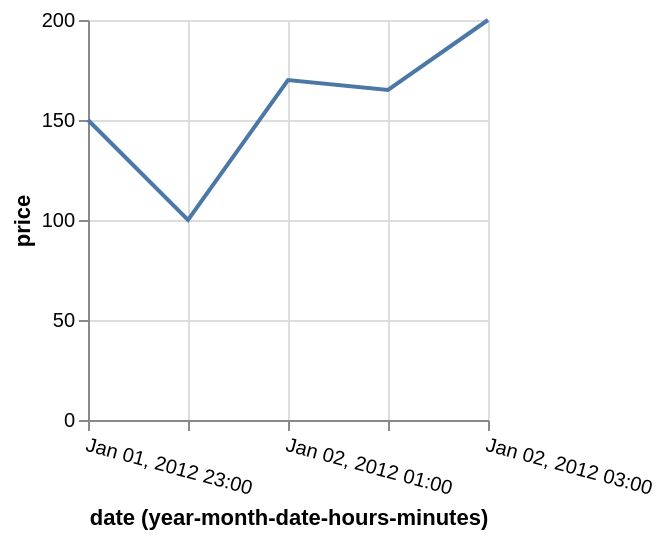

Specify this chart in Vega-Lite:
### Vega specification from a JSON file in a GitHub repository (floating-point values rounded to 4 significant figures)
{"$schema": "https://vega.github.io/schema/vega/v5.json", "description": "Using utc scale with local time input.", "background": "white", "padding": 5, "width": 200, "height": 200, "style": "cell", "data": [{"name": "source_0", "values": [{"date": "Sun, 01 Jan 2012 23:00:00", "price": 150}, {"date": "Sun, 02 Jan 2012 00:00:00", "price": 100}, {"date": "Sun, 02 Jan 2012 01:00:00", "price": 170}, {"date": "Sun, 02 Jan 2012 02:00:00", "price": 165}, {"date": "Sun, 02 Jan 2012 03:00:00", "price": 200}]}, {"name": "data_0", "source": "source_0", "transform": [{"type": "formula", "expr": "toDate(datum[\"date\"])", "as": "date"}, {"field": "date", "type": "timeunit", "units": ["year", "month", "date", "hours", "minutes"], "as": ["yearmonthdatehoursminutes_date", "yearmonthdatehoursminutes_date_end"]}]}], "marks": [{"name": "marks", "type": "line", "style": ["line"], "sort": {"field": "datum[\"yearmonthdatehoursminutes_date\"]"}, "from": {"data": "data_0"}, "encode": {"update": {"stroke": {"value": "#4c78a8"}, "description": {"signal": "\"date (year-month-date-hours-minutes): \" + (utcFormat(datum[\"yearmonthdatehoursminutes_date\"], timeUnitSpecifier([\"year\",\"month\",\"date\",\"hours\",\"minutes\"], {\"year-month\":\"%b %Y \",\"year-month-date\":\"%b %d, %Y \"}))) + \"; price: \" + (format(datum[\"price\"], \"\"))"}, "x": {"scale": "x", "field": "yearmonthdatehoursminutes_date"}, "y": {"scale": "y", "field": "price"}, "defined": {"signal": "isValid(datum[\"yearmonthdatehoursminutes_date\"]) && isFinite(+datum[\"yearmonthdatehoursminutes_date\"]) && isValid(datum[\"price\"]) && isFinite(+datum[\"price\"])"}}}}], "scales": [{"name": "x", "type": "utc", "domain": {"data": "data_0", "field": "yearmonthdatehoursminutes_date"}, "range": [0, {"signal": "width"}]}, {"name": "y", "type": "linear", "domain": {"data": "data_0", "field": "price"}, "range": [{"signal": "height"}, 0], "nice": true, "zero": true}], "axes": [{"scale": "x", "orient": "bottom", "gridScale": "y", "grid": true, "tickCount": {"signal": "ceil(width/40)"}, "domain": false, "labels": false, "aria": false, "maxExtent": 0, "minExtent": 0, "ticks": false, "zindex": 0}, {"scale": "y", "orient": "left", "gridScale": "x", "grid": true, "tickCount": {"signal": "ceil(height/40)"}, "domain": false, "labels": false, "aria": false, "maxExtent": 0, "minExtent": 0, "ticks": false, "zindex": 0}, {"scale": "x", "orient": "bottom", "grid": false, "title": "date (year-month-date-hours-minutes)", "labelAngle": 15, "format": {"signal": "timeUnitSpecifier([\"year\",\"month\",\"date\",\"hours\",\"minutes\"], {\"year-month\":\"%b %Y \",\"year-month-date\":\"%b %d, %Y \"})"}, "labelAlign": "left", "labelBaseline": "top", "labelFlush": true, "labelOverlap": true, "tickCount": {"signal": "ceil(width/40)"}, "zindex": 0}, {"scale": "y", "orient": "left", "grid": false, "title": "price", "labelOverlap": true, "tickCount": {"signal": "ceil(height/40)"}, "zindex": 0}], "config": {"normalizedNumberFormat": ".2%"}}
